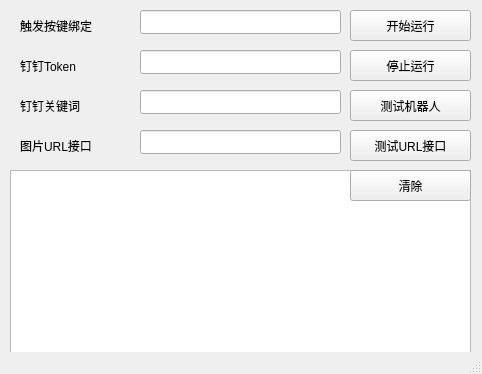
<?xml version="1.0" encoding="UTF-8"?>
<ui version="4.0">
 <class>MainWindow</class>
 <widget class="QMainWindow" name="MainWindow">
  <property name="geometry">
   <rect>
    <x>0</x>
    <y>0</y>
    <width>482</width>
    <height>374</height>
   </rect>
  </property>
  <property name="minimumSize">
   <size>
    <width>482</width>
    <height>374</height>
   </size>
  </property>
  <property name="maximumSize">
   <size>
    <width>482</width>
    <height>16777215</height>
   </size>
  </property>
  <property name="windowTitle">
   <string>Martin_Video_Hacker_tool v1.0</string>
  </property>
  <property name="windowIcon">
   <iconset>
    <normaloff>Main.png</normaloff>Main.png</iconset>
  </property>
  <widget class="QWidget" name="centralwidget">
   <widget class="QLineEdit" name="Key_text">
    <property name="geometry">
     <rect>
      <x>140</x>
      <y>10</y>
      <width>201</width>
      <height>24</height>
     </rect>
    </property>
   </widget>
   <widget class="QLabel" name="label">
    <property name="geometry">
     <rect>
      <x>20</x>
      <y>10</y>
      <width>111</width>
      <height>31</height>
     </rect>
    </property>
    <property name="text">
     <string>触发按键绑定</string>
    </property>
   </widget>
   <widget class="QPushButton" name="binding">
    <property name="geometry">
     <rect>
      <x>350</x>
      <y>10</y>
      <width>121</width>
      <height>31</height>
     </rect>
    </property>
    <property name="text">
     <string>开始运行</string>
    </property>
   </widget>
   <widget class="QLabel" name="label_2">
    <property name="geometry">
     <rect>
      <x>20</x>
      <y>40</y>
      <width>131</width>
      <height>51</height>
     </rect>
    </property>
    <property name="text">
     <string>钉钉Token</string>
    </property>
   </widget>
   <widget class="QLineEdit" name="Token_text">
    <property name="geometry">
     <rect>
      <x>140</x>
      <y>50</y>
      <width>201</width>
      <height>24</height>
     </rect>
    </property>
   </widget>
   <widget class="QLabel" name="label_3">
    <property name="geometry">
     <rect>
      <x>20</x>
      <y>90</y>
      <width>111</width>
      <height>31</height>
     </rect>
    </property>
    <property name="text">
     <string>钉钉关键词</string>
    </property>
   </widget>
   <widget class="QLineEdit" name="Keyword_text">
    <property name="geometry">
     <rect>
      <x>140</x>
      <y>90</y>
      <width>201</width>
      <height>24</height>
     </rect>
    </property>
   </widget>
   <widget class="QLabel" name="label_4">
    <property name="geometry">
     <rect>
      <x>20</x>
      <y>130</y>
      <width>111</width>
      <height>31</height>
     </rect>
    </property>
    <property name="text">
     <string>图片URL接口</string>
    </property>
   </widget>
   <widget class="QLineEdit" name="URL_text">
    <property name="geometry">
     <rect>
      <x>140</x>
      <y>130</y>
      <width>201</width>
      <height>24</height>
     </rect>
    </property>
   </widget>
   <widget class="QPushButton" name="Unbind">
    <property name="geometry">
     <rect>
      <x>350</x>
      <y>50</y>
      <width>121</width>
      <height>31</height>
     </rect>
    </property>
    <property name="text">
     <string>停止运行</string>
    </property>
   </widget>
   <widget class="QPushButton" name="Test_Robot">
    <property name="geometry">
     <rect>
      <x>350</x>
      <y>90</y>
      <width>121</width>
      <height>31</height>
     </rect>
    </property>
    <property name="text">
     <string>测试机器人</string>
    </property>
   </widget>
   <widget class="QPushButton" name="TestURL">
    <property name="geometry">
     <rect>
      <x>350</x>
      <y>130</y>
      <width>121</width>
      <height>31</height>
     </rect>
    </property>
    <property name="text">
     <string>测试URL接口</string>
    </property>
   </widget>
   <widget class="QLabel" name="label_5">
    <property name="geometry">
     <rect>
      <x>50</x>
      <y>250</y>
      <width>111</width>
      <height>31</height>
     </rect>
    </property>
    <property name="text">
     <string/>
    </property>
   </widget>
   <widget class="QTextBrowser" name="OUTPUT">
    <property name="geometry">
     <rect>
      <x>10</x>
      <y>170</y>
      <width>461</width>
      <height>201</height>
     </rect>
    </property>
    <property name="html">
     <string>&lt;!DOCTYPE HTML PUBLIC &quot;-//W3C//DTD HTML 4.0//EN&quot; &quot;http://www.w3.org/TR/REC-html40/strict.dtd&quot;&gt;
&lt;html&gt;&lt;head&gt;&lt;meta name=&quot;qrichtext&quot; content=&quot;1&quot; /&gt;&lt;style type=&quot;text/css&quot;&gt;
p, li { white-space: pre-wrap; }
&lt;/style&gt;&lt;/head&gt;&lt;body style=&quot; font-family:'SimSun'; font-size:13.5pt; font-weight:400; font-style:normal;&quot;&gt;
&lt;p style=&quot;-qt-paragraph-type:empty; margin-top:0px; margin-bottom:0px; margin-left:0px; margin-right:0px; -qt-block-indent:0; text-indent:0px;&quot;&gt;&lt;br /&gt;&lt;/p&gt;&lt;/body&gt;&lt;/html&gt;</string>
    </property>
   </widget>
   <widget class="QPushButton" name="Clean">
    <property name="geometry">
     <rect>
      <x>350</x>
      <y>170</y>
      <width>121</width>
      <height>31</height>
     </rect>
    </property>
    <property name="text">
     <string>清除</string>
    </property>
   </widget>
  </widget>
  <widget class="QStatusBar" name="statusbar"/>
 </widget>
 <resources/>
 <connections/>
</ui>
